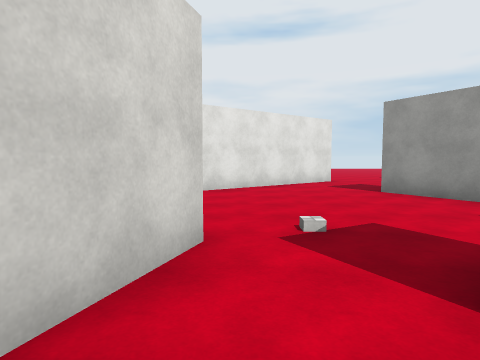
View 1 (above)

17 first-person views from a walk through a 3-D level made in the Unity game engine. The camera is 1.5 m above the floor, tilts 4° down and sees 75° across. The floor is counted in squares, 2 m on a side. Each view is taken from the middle of a square. On the plan, view 1 faces up. The plan holds only what a view shows up to about 10 squares ahead; the rest is blank. The place goes on beyond the plan. Surface patterns are stand-ins for the level's own textures.

View 2
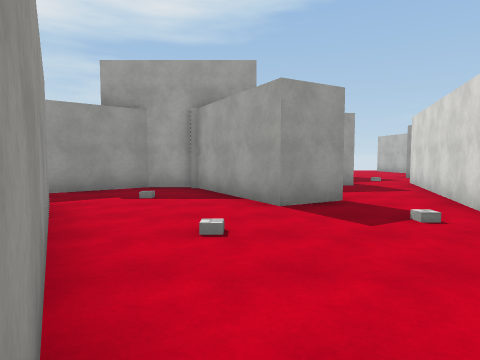

View 3
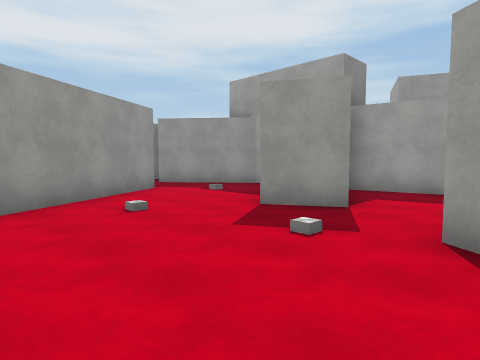

View 4
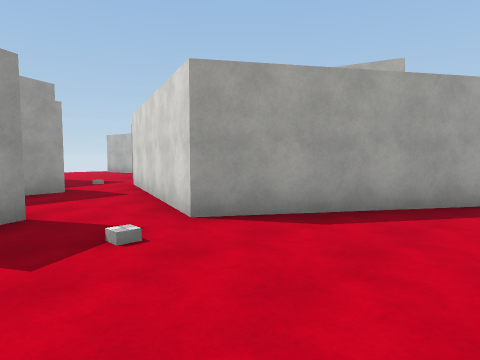

View 5
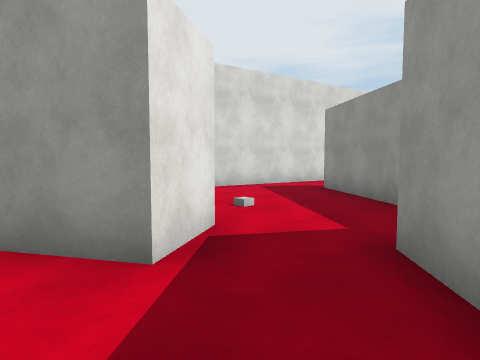

View 6
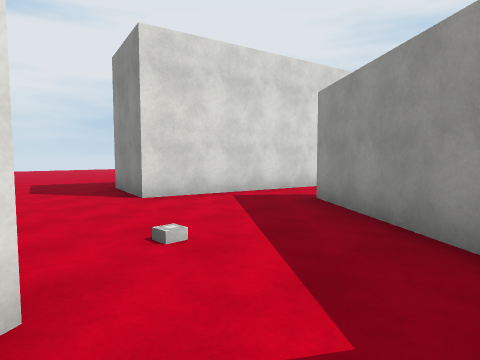

View 7
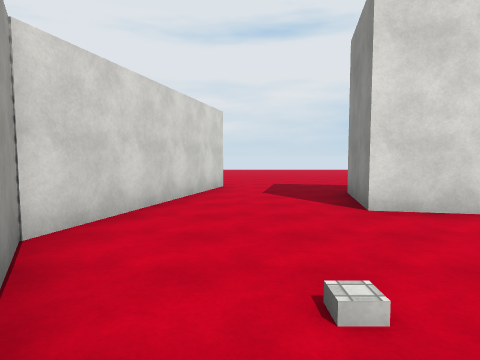

View 8
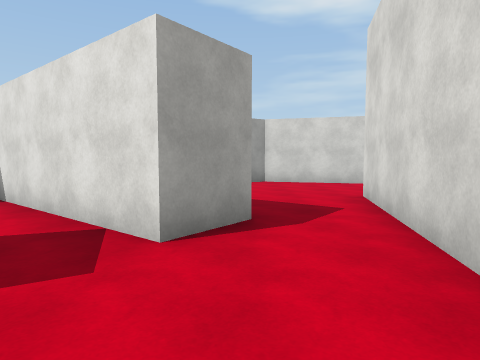

View 9
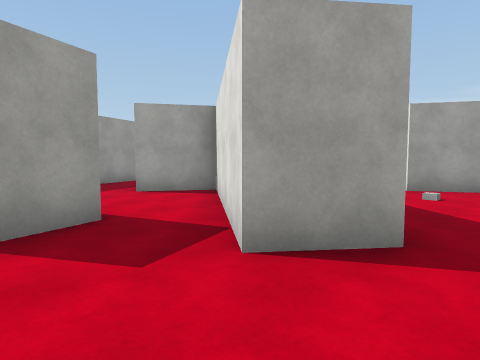

View 10
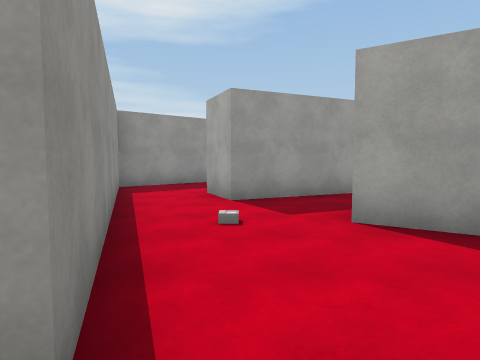

View 11
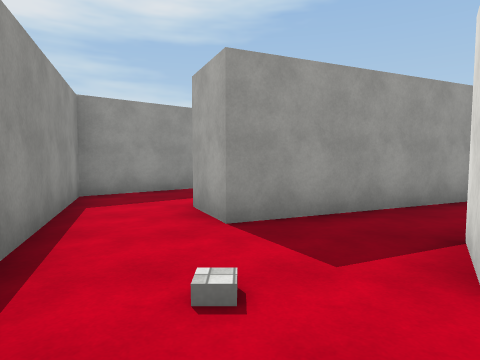

View 12
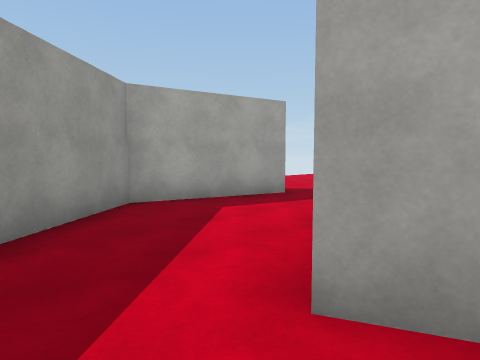

View 13
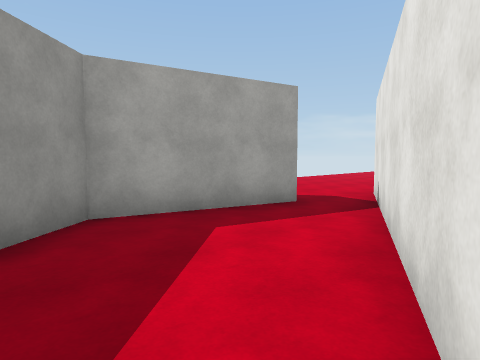

View 14
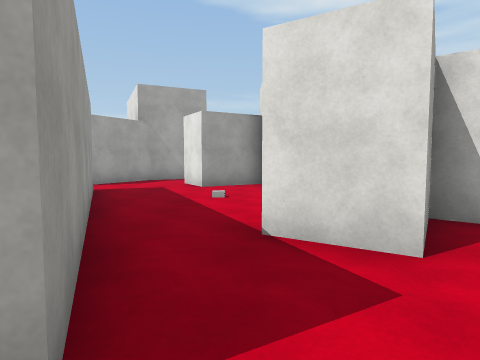

View 15
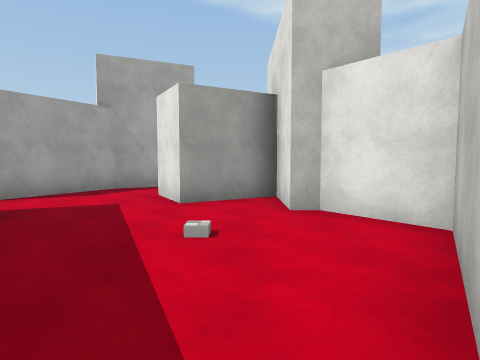

View 16
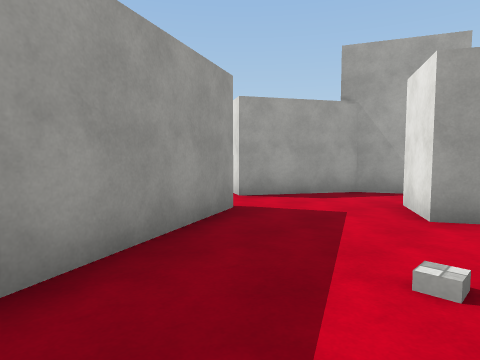

View 17
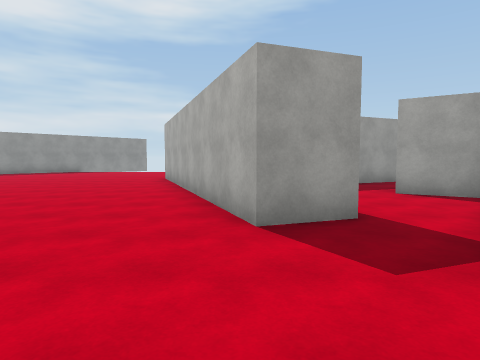

### Floor plan
Ten units are one square. View 1 is at (0, 0); x grows to the right and y downward. Boxes are objects, and circles mark ways between rooms. Rooms are numbered by the first view taken in them; rooms with no view inside come last. Other rooms are left out.
<svg viewBox="-46 -109 223 204">
<path fill="none" stroke="#000" d="M11 -15 24 -22 40 8M-19 -39 -3 -28 -22 25M61 -20 31 -69M42 10 53 10 66 0M-2 16 25 11M98 -64 103 -88M76 -104 65 -67M122 -41 133 -33 122 -20M144 -55 125 -59M29 -100 -9 -71M135 -11 148 -16 172 50M58 40 46 47M-41 -53 -19 -39M28 50 33 61 56 74M100 -13 122 -41M65 -67 60 -48 73 -27 61 -20M125 -59 98 -64M66 0 78 -9M151 33 135 -11M116 42 132 35 138 49M122 -20 101 7 117 16 109 28M131 51 91 69M94 81 126 90 161 61 151 33M98 21 78 8 65 18 65 23 49 23 58 40M66 65 116 42"/>
<circle cx="-10" cy="20" r="3" fill="#2a7"/>
<circle cx="10" cy="-60" r="3" fill="#2a7"/>
<circle cx="65" cy="-10" r="3" fill="#2a7"/>
<circle cx="90" cy="-58" r="3" fill="#2a7"/>
<circle cx="130" cy="-20" r="3" fill="#2a7"/>
<circle cx="50" cy="55" r="3" fill="#2a7"/>
<circle cx="140" cy="45" r="3" fill="#2a7"/>
<circle cx="105" cy="30" r="3" fill="#2a7"/>
<text x="20" y="-30">1</text>
<text x="100" y="-80">2</text>
<text x="90" y="-40">3</text>
<text x="130" y="20">4</text>
<text x="130" y="70">5</text>
<text x="80" y="40">6</text>
</svg>
Room 1 opens to room 2. Room 1 opens to room 3. Room 2 opens to room 3. Room 2 opens to room 4. Room 2 opens to room 6. Room 4 opens to room 5. Room 4 opens to room 6.

Where each view was taken, in squares from view 1:
view 1: 0 up, 0 right, facing up
view 2: 7 up, 3 right, facing down
view 3: 6 up, 1 left, facing down-right
view 4: 6 up, 2 right, facing down-left
view 5: 0 up, 5 right, facing up-right
view 6: 1 up, 7 right, facing up-right
view 7: 2 up, 8 right, facing up
view 8: 4 up, 16 right, facing left
view 9: 5 up, 15 right, facing down-left
view 10: 2 up, 13 right, facing down
view 11: 0 up, 13 right, facing down
view 12: 4 down, 15 right, facing down-left
view 13: 5 down, 14 right, facing down-left
view 14: 3 down, 14 right, facing left
view 15: 3 down, 11 right, facing left
view 16: 3 down, 10 right, facing down-left
view 17: 5 up, 15 right, facing down
